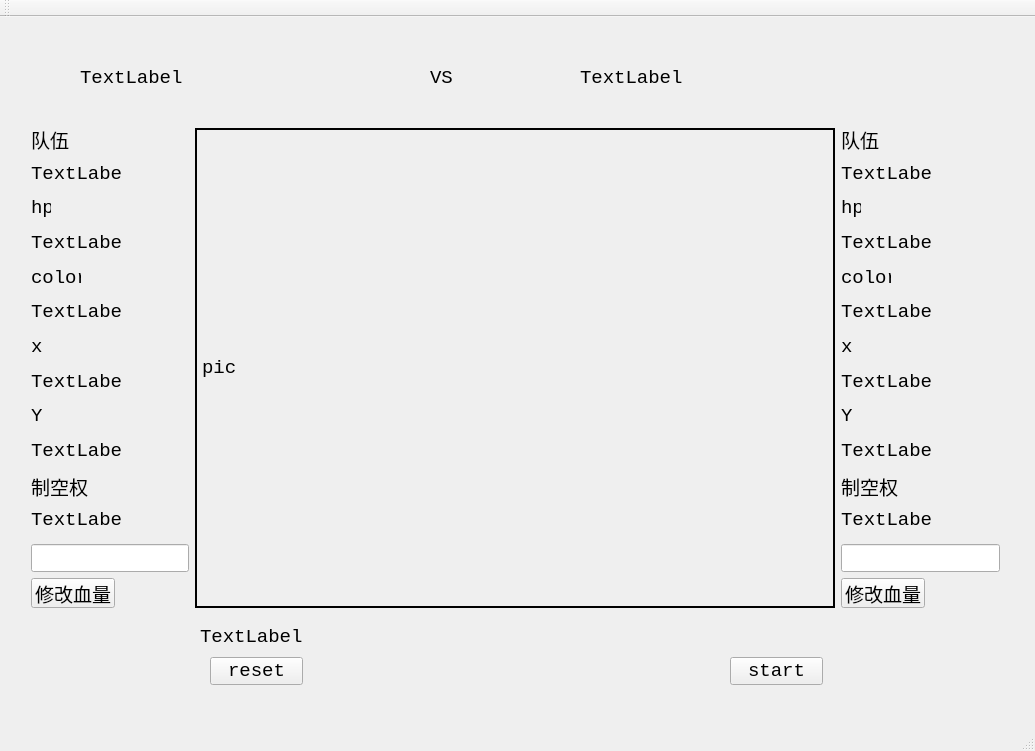
<?xml version="1.0" encoding="UTF-8"?>
<ui version="4.0">
 <class>MainWindow</class>
 <widget class="QMainWindow" name="MainWindow">
  <property name="geometry">
   <rect>
    <x>0</x>
    <y>0</y>
    <width>1035</width>
    <height>751</height>
   </rect>
  </property>
  <property name="font">
   <font>
    <family>Consolas</family>
    <pointsize>14</pointsize>
   </font>
  </property>
  <property name="windowTitle">
   <string>MainWindow</string>
  </property>
  <widget class="QWidget" name="centralWidget">
   <widget class="QPushButton" name="pushButton_start">
    <property name="geometry">
     <rect>
      <x>730</x>
      <y>640</y>
      <width>93</width>
      <height>28</height>
     </rect>
    </property>
    <property name="text">
     <string>start</string>
    </property>
   </widget>
   <widget class="QPushButton" name="pushButton_reset">
    <property name="geometry">
     <rect>
      <x>210</x>
      <y>640</y>
      <width>93</width>
      <height>28</height>
     </rect>
    </property>
    <property name="text">
     <string>reset</string>
    </property>
   </widget>
   <widget class="QLabel" name="pic_car_0">
    <property name="geometry">
     <rect>
      <x>60</x>
      <y>610</y>
      <width>51</width>
      <height>51</height>
     </rect>
    </property>
    <property name="text">
     <string/>
    </property>
   </widget>
   <widget class="QLabel" name="pic_car_1">
    <property name="geometry">
     <rect>
      <x>130</x>
      <y>610</y>
      <width>51</width>
      <height>51</height>
     </rect>
    </property>
    <property name="text">
     <string/>
    </property>
   </widget>
   <widget class="QLabel" name="pic_air">
    <property name="geometry">
     <rect>
      <x>330</x>
      <y>610</y>
      <width>51</width>
      <height>51</height>
     </rect>
    </property>
    <property name="text">
     <string/>
    </property>
   </widget>
   <widget class="QLabel" name="pic_target">
    <property name="geometry">
     <rect>
      <x>430</x>
      <y>610</y>
      <width>51</width>
      <height>51</height>
     </rect>
    </property>
    <property name="text">
     <string/>
    </property>
   </widget>
   <widget class="QLabel" name="pic_prop">
    <property name="geometry">
     <rect>
      <x>500</x>
      <y>610</y>
      <width>51</width>
      <height>51</height>
     </rect>
    </property>
    <property name="text">
     <string/>
    </property>
   </widget>
   <widget class="QLabel" name="Status">
    <property name="geometry">
     <rect>
      <x>200</x>
      <y>610</y>
      <width>631</width>
      <height>20</height>
     </rect>
    </property>
    <property name="text">
     <string>TextLabel</string>
    </property>
   </widget>
   <widget class="QLabel" name="label">
    <property name="geometry">
     <rect>
      <x>80</x>
      <y>50</y>
      <width>361</width>
      <height>21</height>
     </rect>
    </property>
    <property name="text">
     <string>TextLabel</string>
    </property>
   </widget>
   <widget class="QLabel" name="label_2">
    <property name="geometry">
     <rect>
      <x>580</x>
      <y>50</y>
      <width>361</width>
      <height>21</height>
     </rect>
    </property>
    <property name="text">
     <string>TextLabel</string>
    </property>
   </widget>
   <widget class="QLabel" name="label_8">
    <property name="geometry">
     <rect>
      <x>430</x>
      <y>20</y>
      <width>141</width>
      <height>81</height>
     </rect>
    </property>
    <property name="text">
     <string>VS</string>
    </property>
   </widget>
   <widget class="QPushButton" name="pushButton_change_1">
    <property name="geometry">
     <rect>
      <x>841</x>
      <y>561</y>
      <width>84</width>
      <height>30</height>
     </rect>
    </property>
    <property name="text">
     <string>修改血量</string>
    </property>
   </widget>
   <widget class="QPushButton" name="pushButton_change_0">
    <property name="geometry">
     <rect>
      <x>31</x>
      <y>561</y>
      <width>84</width>
      <height>30</height>
     </rect>
    </property>
    <property name="text">
     <string>修改血量</string>
    </property>
   </widget>
   <widget class="QLineEdit" name="lineEdit_hpchange_0">
    <property name="geometry">
     <rect>
      <x>31</x>
      <y>527</y>
      <width>158</width>
      <height>28</height>
     </rect>
    </property>
   </widget>
   <widget class="QLabel" name="label_7">
    <property name="geometry">
     <rect>
      <x>841</x>
      <y>319</y>
      <width>16</width>
      <height>22</height>
     </rect>
    </property>
    <property name="text">
     <string>x</string>
    </property>
   </widget>
   <widget class="QLabel" name="label_12">
    <property name="geometry">
     <rect>
      <x>841</x>
      <y>388</y>
      <width>16</width>
      <height>22</height>
     </rect>
    </property>
    <property name="text">
     <string>Y</string>
    </property>
   </widget>
   <widget class="QLabel" name="label_x_0">
    <property name="geometry">
     <rect>
      <x>31</x>
      <y>354</y>
      <width>90</width>
      <height>22</height>
     </rect>
    </property>
    <property name="text">
     <string>TextLabel</string>
    </property>
   </widget>
   <widget class="QLabel" name="label_9">
    <property name="geometry">
     <rect>
      <x>31</x>
      <y>388</y>
      <width>16</width>
      <height>22</height>
     </rect>
    </property>
    <property name="text">
     <string>Y</string>
    </property>
   </widget>
   <widget class="QLineEdit" name="lineEdit_hpchange_1">
    <property name="geometry">
     <rect>
      <x>841</x>
      <y>527</y>
      <width>159</width>
      <height>28</height>
     </rect>
    </property>
   </widget>
   <widget class="QLabel" name="label_10">
    <property name="geometry">
     <rect>
      <x>31</x>
      <y>111</y>
      <width>38</width>
      <height>22</height>
     </rect>
    </property>
    <property name="text">
     <string>队伍</string>
    </property>
   </widget>
   <widget class="QLabel" name="label_aircommond_1">
    <property name="geometry">
     <rect>
      <x>841</x>
      <y>492</y>
      <width>90</width>
      <height>22</height>
     </rect>
    </property>
    <property name="text">
     <string>TextLabel</string>
    </property>
   </widget>
   <widget class="QLabel" name="label_11">
    <property name="geometry">
     <rect>
      <x>841</x>
      <y>111</y>
      <width>38</width>
      <height>22</height>
     </rect>
    </property>
    <property name="text">
     <string>队伍</string>
    </property>
   </widget>
   <widget class="QLabel" name="label_aircommond_0">
    <property name="geometry">
     <rect>
      <x>31</x>
      <y>492</y>
      <width>90</width>
      <height>22</height>
     </rect>
    </property>
    <property name="text">
     <string>TextLabel</string>
    </property>
   </widget>
   <widget class="QLabel" name="label_TeamName_0">
    <property name="geometry">
     <rect>
      <x>31</x>
      <y>146</y>
      <width>90</width>
      <height>22</height>
     </rect>
    </property>
    <property name="text">
     <string>TextLabel</string>
    </property>
   </widget>
   <widget class="QLabel" name="label_TeamName_1">
    <property name="geometry">
     <rect>
      <x>841</x>
      <y>146</y>
      <width>90</width>
      <height>22</height>
     </rect>
    </property>
    <property name="text">
     <string>TextLabel</string>
    </property>
   </widget>
   <widget class="QLabel" name="label_hp_0">
    <property name="geometry">
     <rect>
      <x>31</x>
      <y>215</y>
      <width>90</width>
      <height>22</height>
     </rect>
    </property>
    <property name="text">
     <string>TextLabel</string>
    </property>
   </widget>
   <widget class="QLabel" name="label_1">
    <property name="geometry">
     <rect>
      <x>31</x>
      <y>180</y>
      <width>20</width>
      <height>22</height>
     </rect>
    </property>
    <property name="text">
     <string>hp</string>
    </property>
   </widget>
   <widget class="QLabel" name="label_3">
    <property name="geometry">
     <rect>
      <x>841</x>
      <y>180</y>
      <width>20</width>
      <height>22</height>
     </rect>
    </property>
    <property name="text">
     <string>hp</string>
    </property>
   </widget>
   <widget class="QLabel" name="label_5">
    <property name="geometry">
     <rect>
      <x>841</x>
      <y>250</y>
      <width>50</width>
      <height>22</height>
     </rect>
    </property>
    <property name="text">
     <string>color</string>
    </property>
   </widget>
   <widget class="QLabel" name="label_hp_1">
    <property name="geometry">
     <rect>
      <x>841</x>
      <y>215</y>
      <width>90</width>
      <height>22</height>
     </rect>
    </property>
    <property name="text">
     <string>TextLabel</string>
    </property>
   </widget>
   <widget class="QLabel" name="label_color_0">
    <property name="geometry">
     <rect>
      <x>31</x>
      <y>284</y>
      <width>90</width>
      <height>22</height>
     </rect>
    </property>
    <property name="text">
     <string>TextLabel</string>
    </property>
   </widget>
   <widget class="QLabel" name="label_color_1">
    <property name="geometry">
     <rect>
      <x>841</x>
      <y>284</y>
      <width>90</width>
      <height>22</height>
     </rect>
    </property>
    <property name="text">
     <string>TextLabel</string>
    </property>
   </widget>
   <widget class="QLabel" name="label_4">
    <property name="geometry">
     <rect>
      <x>31</x>
      <y>250</y>
      <width>50</width>
      <height>22</height>
     </rect>
    </property>
    <property name="text">
     <string>color</string>
    </property>
   </widget>
   <widget class="QLabel" name="label_6">
    <property name="geometry">
     <rect>
      <x>31</x>
      <y>319</y>
      <width>16</width>
      <height>22</height>
     </rect>
    </property>
    <property name="text">
     <string>x</string>
    </property>
   </widget>
   <widget class="QLabel" name="label_17">
    <property name="geometry">
     <rect>
      <x>31</x>
      <y>458</y>
      <width>57</width>
      <height>22</height>
     </rect>
    </property>
    <property name="text">
     <string>制空权</string>
    </property>
   </widget>
   <widget class="QLabel" name="label_y_0">
    <property name="geometry">
     <rect>
      <x>31</x>
      <y>423</y>
      <width>90</width>
      <height>22</height>
     </rect>
    </property>
    <property name="text">
     <string>TextLabel</string>
    </property>
   </widget>
   <widget class="QLabel" name="label_x_1">
    <property name="geometry">
     <rect>
      <x>841</x>
      <y>354</y>
      <width>90</width>
      <height>22</height>
     </rect>
    </property>
    <property name="text">
     <string>TextLabel</string>
    </property>
   </widget>
   <widget class="QLabel" name="label_y_1">
    <property name="geometry">
     <rect>
      <x>841</x>
      <y>423</y>
      <width>90</width>
      <height>22</height>
     </rect>
    </property>
    <property name="text">
     <string>TextLabel</string>
    </property>
   </widget>
   <widget class="QLabel" name="label_18">
    <property name="geometry">
     <rect>
      <x>841</x>
      <y>458</y>
      <width>57</width>
      <height>22</height>
     </rect>
    </property>
    <property name="text">
     <string>制空权</string>
    </property>
   </widget>
   <widget class="QLabel" name="pic">
    <property name="enabled">
     <bool>true</bool>
    </property>
    <property name="geometry">
     <rect>
      <x>195</x>
      <y>111</y>
      <width>640</width>
      <height>480</height>
     </rect>
    </property>
    <property name="sizePolicy">
     <sizepolicy hsizetype="Preferred" vsizetype="Preferred">
      <horstretch>0</horstretch>
      <verstretch>0</verstretch>
     </sizepolicy>
    </property>
    <property name="minimumSize">
     <size>
      <width>640</width>
      <height>480</height>
     </size>
    </property>
    <property name="maximumSize">
     <size>
      <width>640</width>
      <height>480</height>
     </size>
    </property>
    <property name="autoFillBackground">
     <bool>false</bool>
    </property>
    <property name="frameShape">
     <enum>QFrame::Panel</enum>
    </property>
    <property name="lineWidth">
     <number>2</number>
    </property>
    <property name="text">
     <string>pic</string>
    </property>
   </widget>
  </widget>
  <widget class="QMenuBar" name="menuBar">
   <property name="geometry">
    <rect>
     <x>0</x>
     <y>0</y>
     <width>1035</width>
     <height>23</height>
    </rect>
   </property>
  </widget>
  <widget class="QToolBar" name="mainToolBar">
   <attribute name="toolBarArea">
    <enum>TopToolBarArea</enum>
   </attribute>
   <attribute name="toolBarBreak">
    <bool>false</bool>
   </attribute>
  </widget>
  <widget class="QStatusBar" name="statusBar"/>
 </widget>
 <layoutdefault spacing="6" margin="11"/>
 <resources/>
 <connections/>
</ui>
